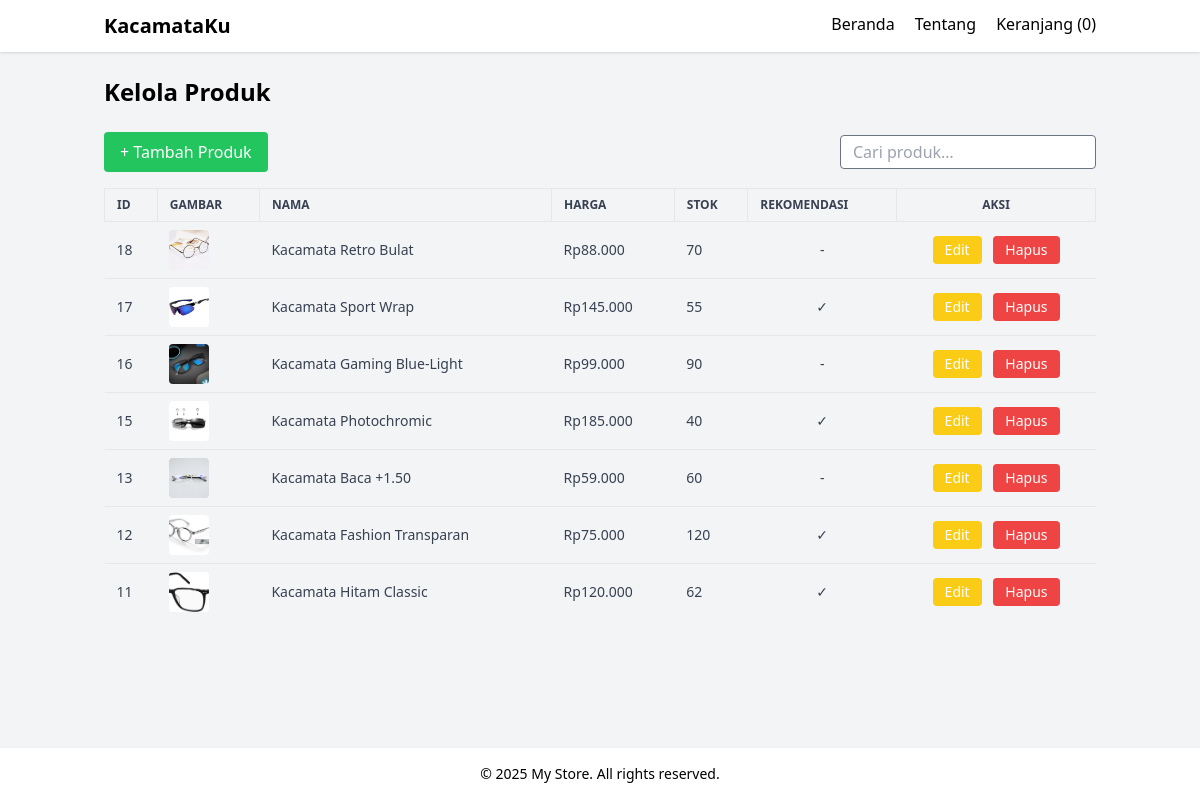
/admin/products.php (signed in), run on the app's committed database.
### tables this page shows
CREATE TABLE `products` (
  `id` int(11) NOT NULL,
  `name` varchar(100) NOT NULL,
  `description` text DEFAULT NULL,
  `price` decimal(12,2) NOT NULL DEFAULT 0.00,
  `stock` int(11) NOT NULL DEFAULT 0,
  `image` varchar(255) DEFAULT NULL,
  `recommended` tinyint(1) DEFAULT 0,
  `created_at` timestamp NOT NULL DEFAULT current_timestamp()
);

### admin/products.php (the view, shortened to what this page needs)
<?php
require_once '../includes/db.php';
$products = $conn->query("SELECT * FROM products ORDER BY id DESC");
include '../header.php';
?>
<h1 class="text-2xl font-bold mb-6">Kelola Produk</h1>
<div class="flex justify-between items-center mb-4">
  <button data-modal-target="addModal" data-modal-toggle="addModal"
          class="bg-green-500 hover:bg-green-600 text-white px-4 py-2 rounded">
    + Tambah Produk
  </button>
  <input id="searchInput" type="text" placeholder="Cari produk…"
         class="border px-3 py-1 rounded w-64">
</div>
<div class="overflow-x-auto">
<table id="productTable" class="min-w-full text-sm text-left text-gray-700">
  <thead class="bg-gray-100 text-xs uppercase sticky top-0">
    <tr>
      <th class="border px-3 py-2">ID</th>
      <th class="border px-3 py-2">Gambar</th>
      <th class="border px-3 py-2">Nama</th>
      <th class="border px-3 py-2">Harga</th>
      <th class="border px-3 py-2">Stok</th>
      <th class="border px-3 py-2">Rekomendasi</th>
      <th class="border px-3 py-2 text-center">Aksi</th>
    </tr>
  </thead>
  <tbody class="divide-y">
    <?php while ($p = $products->fetch_assoc()): ?>
    <tr class="hover:bg-gray-50">
      <td class="px-3 py-2"><?= $p['id'] ?></td>
      <td class="px-3 py-2">
        <?php if ($p['image']): ?>
          <img src="../uploads/<?= htmlspecialchars($p['image']) ?>"
               class="h-10 w-10 object-cover rounded">
        <?php else: ?>‑<?php endif; ?>
      </td>
      <td class="px-3 py-2"><?= htmlspecialchars($p['name']) ?></td>
      <td class="px-3 py-2">Rp<?= number_format($p['price'],0,',','.') ?></td>
      <td class="px-3 py-2"><?= $p['stock'] ?></td>
      <td class="px-3 py-2 text-center"><?= $p['recommended'] ? '✓' : '-' ?></td>
      <td class="px-3 py-2 text-center space-x-2">
        <button type="button"
          data-modal-target="editModal" data-modal-toggle="editModal"
          class="editBtn bg-yellow-400 hover:bg-yellow-500 text-white px-3 py-1 rounded"
          data-id="<?= $p['id'] ?>"
          data-name="<?= htmlspecialchars($p['name'],ENT_QUOTES) ?>"
          data-description="<?= htmlspecialchars($p['description'],ENT_QUOTES) ?>"
          data-price="<?= $p['price'] ?>"
          data-stock="<?= $p['stock'] ?>"
          data-recommended="<?= $p['recommended'] ?>">
          Edit
        </button>
        <form method="post" class="inline">
          <button onclick="return confirm('Hapus produk ini?')"
                  class="bg-red-500 hover:bg-red-600 text-white px-3 py-1 rounded">
            Hapus
          </button>
        </form>
      </td>
    </tr>
    <?php endwhile; ?>
  </tbody>
</table>
</div>
<?php include '../footer.php';  ?>

### data on the page
products: id "18", image (picture), name "Kacamata Retro Bulat", price "88.000", stock "70"
products: id "17", image (picture), name "Kacamata Sport Wrap", price "145.000", stock "55"
products: id "16", image (picture), name "Kacamata Gaming Blue-Light", price "99.000", stock "90"
products: id "15", image (picture), name "Kacamata Photochromic", price "185.000", stock "40"
products: id "13", image (picture), name "Kacamata Baca +1.50", price "59.000", stock "60"
products: id "12", image (picture), name "Kacamata Fashion Transparan", price "75.000", stock "120"
products: id "11", image (picture), name "Kacamata Hitam Classic", price "120.000", stock "62"
